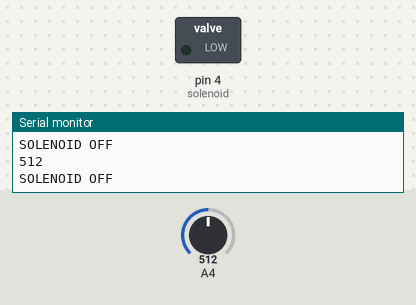
A sketch run on a simulated Arduino Uno, built with avr-gcc and run on an emulated ATmega328P. On the bench: switched loads named in the sketch (green lamp = pin HIGH), the last lines printed to the serial monitor. The test bench sets the inputs (shaded band); at power-on: A4 = 512.

Above: at 1.2 s.
1.3 s: A4 set to 490
4.3 s: A4 set to 467
At 5.0 s:
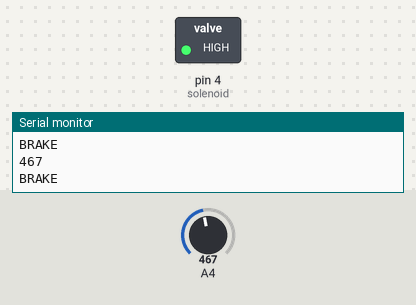
5.8 s: A4 set to 511
At 6.8 s:
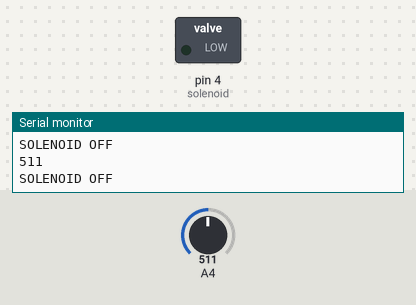
7.3 s: A4 set to 470
At 7.7 s:
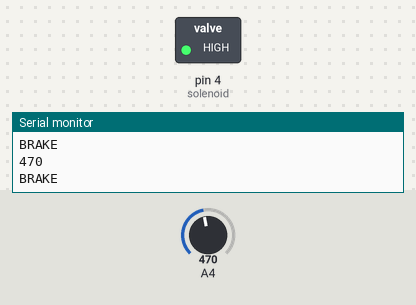
Timing chart, 0 to 9.8 s (numbered marks = the images above; inputs shaded):
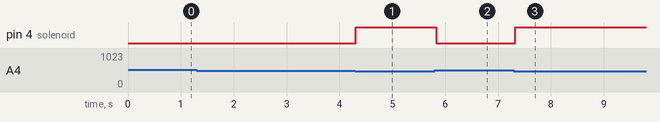

The sketch:

OLDbrake.ino
```cpp
const int solenoid = 4;

void setup() {
  Serial.begin(9600);
  pinMode(solenoid, OUTPUT);
}

void loop() {
  int joystickValue = analogRead(A4);
  Serial.println(joystickValue);

  if(joystickValue > 480){
    Serial.println("SOLENOID OFF");
    digitalWrite(solenoid, LOW);
  }
  else{
    Serial.println("BRAKE");
    digitalWrite(solenoid, HIGH);
  }


}
```

Measured:
- the behaviour switches between 481 and 480 on A4 (found by bisection; images 0 and 1)
- after the input at 4.3 s, pin 4 (solenoid): LOW → HIGH at once
- after the input at 5.8 s, pin 4 (solenoid): HIGH → LOW at once
- after the input at 7.3 s, pin 4 (solenoid): LOW → HIGH at once
